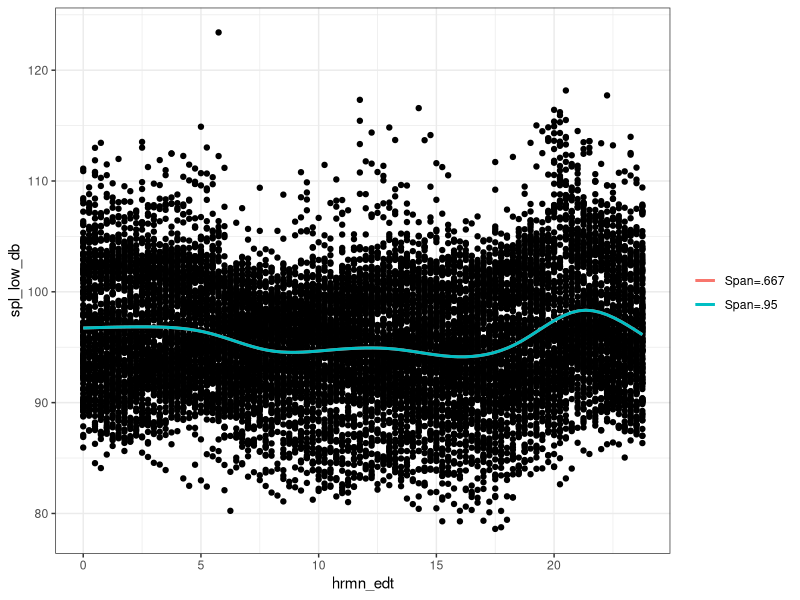
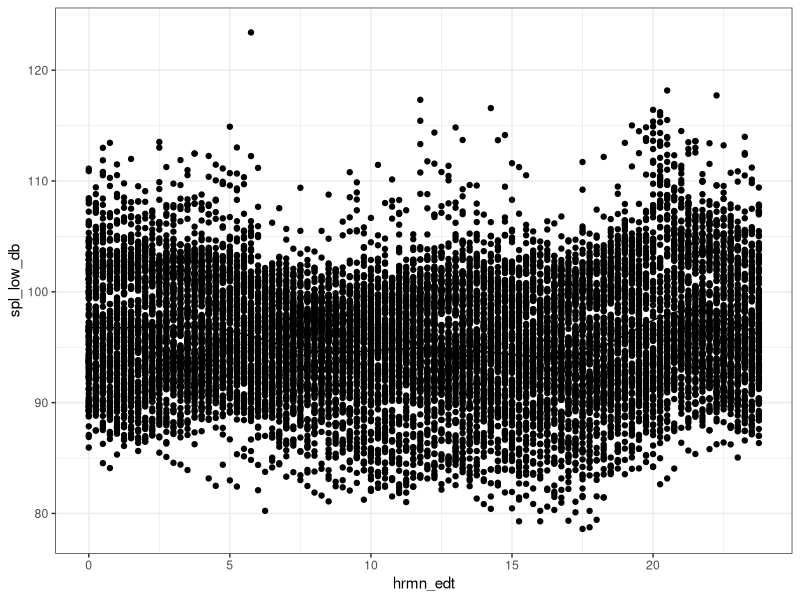
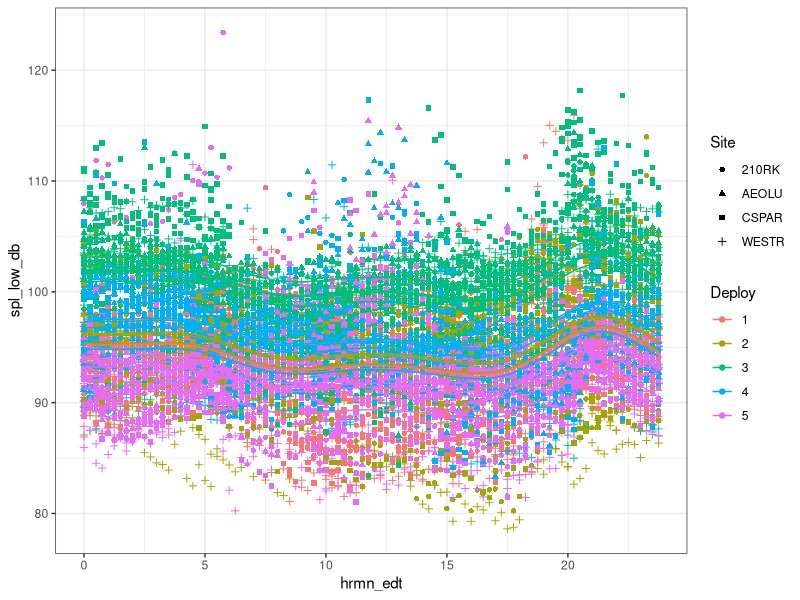
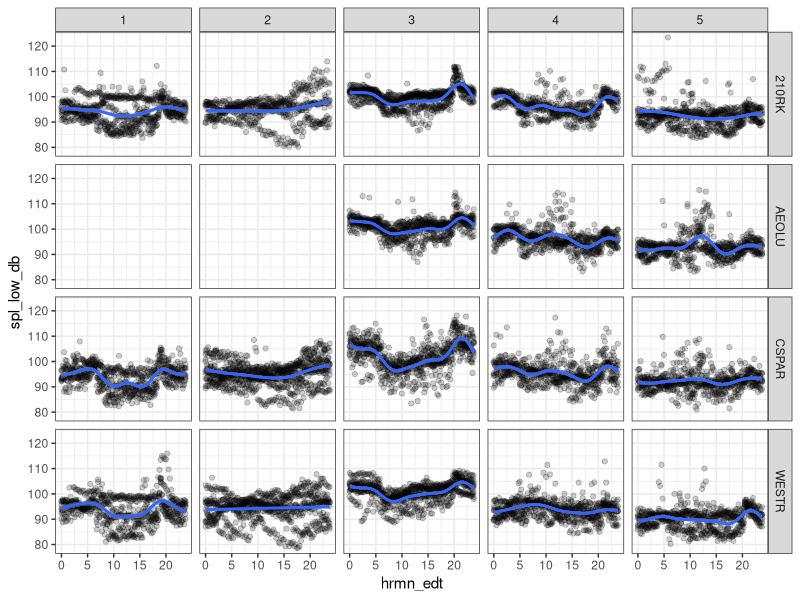
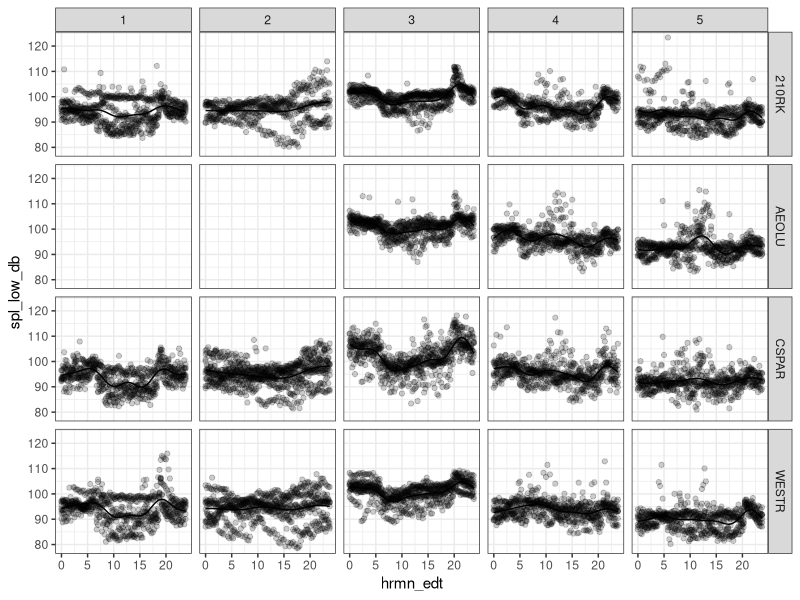
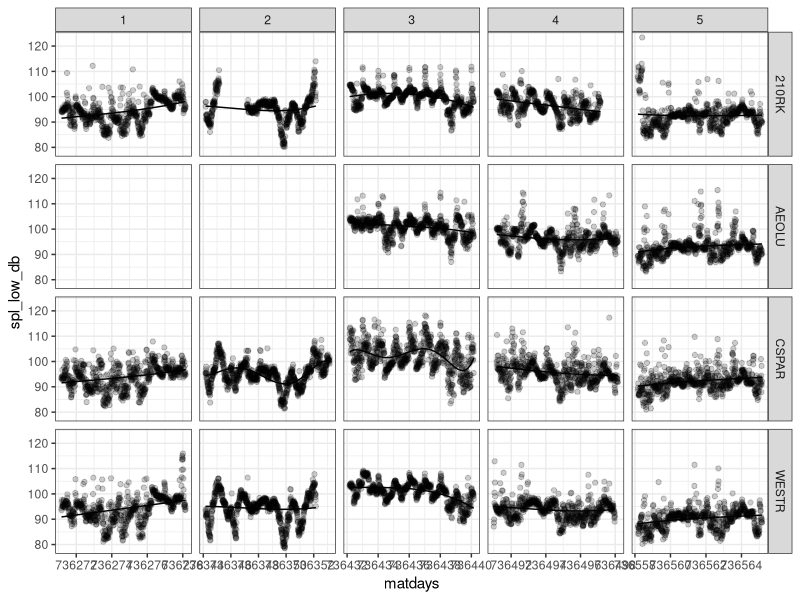
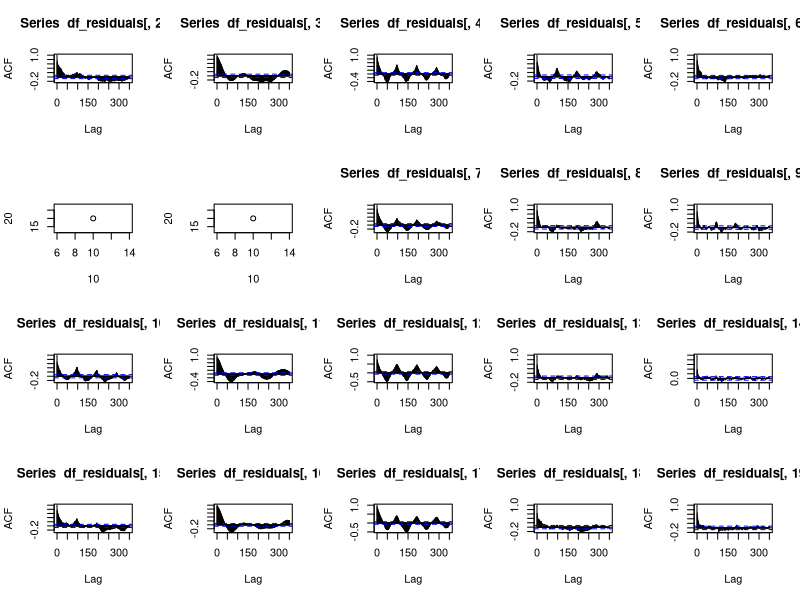
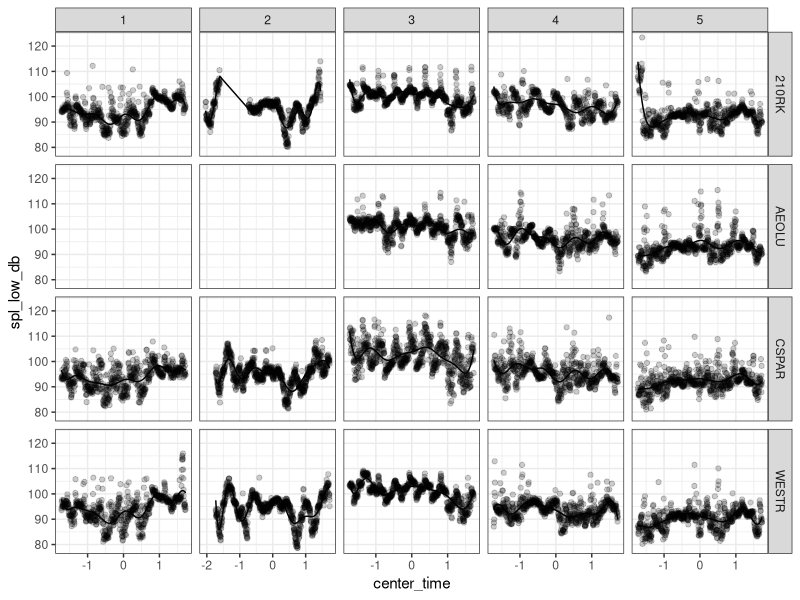

Here is the R script that generated these plots, in order:
## ---- chunk 1
knitr::opts_chunk$set(echo = TRUE)
## ---- chunk 2
setwd('C:/Users/Becca/Desktop/Soundscape_Analysis/Modeling')
library(ggplot2)
library(dplyr)
library(mgcv)
library(nlme)
library(tidyr)
library(circular)
## ---- chunk 3
spl_data = read.csv('SPL_all_data.csv', header = TRUE)
spl_data = mutate(spl_data, Site = case_when(site == 1 ~ "210RK", site == 2 ~ "WESTR",
                                           site == 3 ~ "CSPAR", site == 4 ~ "AEOLU"),
                 Deploy = case_when(month == 11 ~ 1, month == 1 ~ 2, month == 4 ~ 3, 
                                    month == 6 ~ 4, month == 8 ~ 5), 
                 Reef_type = case_when(Site == "210RK" | Site == "WESTR" ~ "Natural",
                                       Site == "CSPAR" | Site == "AEOLU" ~ "Artificial"))
spl_data$id = paste(spl_data$Site,spl_data$Deploy, sep = "_")
spl_data$Deploy = as.factor(spl_data$Deploy)
spl_data$Site = as.factor(spl_data$Site)
spl_data = spl_data %>% group_by(id) %>% mutate(center_time = scale(matdays, center = TRUE))

## ---- chunk 4
theme_set(theme_bw())
SPLdB_plot = ggplot(spl_data, aes(x = hrmn_edt, y = spl_low_db))+ geom_point()

# Plotting with different smoothers
SPLdB_plot+ geom_smooth(aes(color="Span=.667"),se=F)+ geom_smooth(aes(color="Span=.95"),se=F,span=.95)+labs(color="")+
  geom_smooth(aes(color="Span=.667, Robust Fit"),se=F,method.args=list(family="symmetric"))

# Simplest GAM
test_gam1 = gam(spl_low_db ~ s(hrmn_edt), data = spl_data)
SPLdB_plot+ geom_line(aes(y = predict(test_gam1)))

# Simple GAM, but plotting deployment and its interaction with site
test_gam2 = gam(spl_low_db ~ s(hrmn_edt) + Deploy*Site, data = spl_data)
ggplot(spl_data, aes(x = hrmn_edt, y = spl_low_db, color = Deploy, shape = Site))+ geom_point()+
  geom_line(aes(y = predict(test_gam2)))+ labs(color = "Deploy", shape = "Site")
summary(test_gam2)

## ---- chunk 5
# The goal is to describe the daily pattern in SPL and evaluate how it varies across site and season

## Fit gams that vary in their complexity of both smoothing effects and additive effects
spl_gam1 <- gam(spl_low_db ~ s(hrmn_edt)+ Site*Deploy, data=spl_data)
spl_gam2 <- gam(spl_low_db ~ s(hrmn_edt, by = Deploy) + Site*Deploy, data=spl_data)
full_addmod <- gam(spl_low_db ~ s(hrmn_edt, by = interaction(Site,Deploy)) + Site+Deploy, data=spl_data)
full_interactmod <- gam(spl_low_db ~ s(hrmn_edt, by = interaction(Site,Deploy)) + Site*Deploy, data=spl_data)
cont_interactmod <- gam(spl_low_db ~ s(matdays, by = interaction(Site,Deploy)) + Site*Deploy, data=spl_data)
circ_interactmod <- gam(spl_low_db ~ s(sin((2*pi*matdays)/24) + cos((2*pi*matdays)/24), 
                                       by = interaction(Site,Deploy)) + Site*Deploy, data=spl_data)


## Test for differences among nested models.
anova(full_interactmod, full_addmod, test="Chisq")
AIC(full_interactmod, full_addmod)
## ANOVA suggests that we keep the most complicated model
## The p-values are highly suspect given the likely temporal autocorrelation

summary(full_interactmod)
summary(cont_interactmod)
summary(circ_interactmod)


## Using ggplot for quick gam visualization
ggplot(spl_data, aes(x=hrmn_edt, y=spl_low_db))+ 
  geom_point(alpha = .2)+
  geom_smooth(method="gam", formula= y~s(x))+ facet_grid(Site~Deploy)

ggplot(spl_data, aes(x = hrmn_edt, y = spl_low_db))+ geom_point(alpha = .2)+
  geom_line(aes(y = predict(full_interactmod)))+ facet_grid(Site~Deploy)
ggplot(spl_data, aes(x=matdays, y = spl_low_db))+ geom_point(alpha = .2)+
  geom_line(aes(y = predict(cont_interactmod)))+ facet_grid(Site~Deploy, scales = "free_x")

## ---- chunk 6

## Attempting acf on each site/deploy following convo with james
filecount = as.vector(c(1:672,1:576,1:768,1:576,1:672,
                        1:672,1:768,1:768,1:672,1:672,
                        1:672,1:864,1:768,1:672,1:672,
                        1:768,1:672,1:672))
df_residuals = data.frame(filecount = filecount, ID = spl_data$id, residuals = residuals(cont_interactmod)) %>%
  spread(ID,residuals,fill = NA)

#acf_obj = apply(df_residuals[,-1],2,acf, na.action = na.omit)
#df <- data.frame(matrix(unlist(acf_obj), nrow=length(acf_obj), byrow=T))
#test = do.call(rbind,acf_obj)

par(mfrow=c(4,5))
acf(df_residuals[,2], lag.max = 350, na.action = na.omit) # 210 1
acf(df_residuals[,3], lag.max = 350, na.action = na.omit) # 210 2
acf(df_residuals[,4], lag.max = 350, na.action = na.omit) # 210 3 
acf(df_residuals[,5], lag.max = 350, na.action = na.omit) # 210 4
acf(df_residuals[,6], lag.max = 350, na.action = na.omit) # 210 5 
plot(x = 10, y = 20)
plot(x = 10, y = 20)
acf(df_residuals[,7], lag.max = 350, na.action = na.omit) # AEOLU 3
acf(df_residuals[,8], lag.max = 350, na.action = na.omit) # AEOLU 4
acf(df_residuals[,9], lag.max = 350, na.action = na.omit) # AEOLU 5
acf(df_residuals[,10], lag.max = 350, na.action = na.omit) # CSPAR 1
acf(df_residuals[,11], lag.max = 350, na.action = na.omit) # CSPAR 2
acf(df_residuals[,12], lag.max = 350, na.action = na.omit) # CSPAR 3
acf(df_residuals[,13], lag.max = 350, na.action = na.omit) # CSPAR 4
acf(df_residuals[,14], lag.max = 350, na.action = na.omit) # CSPAR 5
acf(df_residuals[,15], lag.max = 350, na.action = na.omit) # WESTR 1
acf(df_residuals[,16], lag.max = 350, na.action = na.omit) # WESTR 2 
acf(df_residuals[,17], lag.max = 350, na.action = na.omit) # WESTR 3
acf(df_residuals[,18], lag.max = 350, na.action = na.omit) # WESTR 4
acf(df_residuals[,19], lag.max = 350, na.action = na.omit) # WESTR 5

## ---- chunk 7
# fit with lme too and look at residuals and subtract off daily cycle

circ_interactmod_centered = gam(spl_low_db ~ s(center_time, by = interaction(Site,Deploy))+ 
                            (sin(2*pi*center_time/24) + cos(2*pi*center_time/24))*id + Site*Deploy, data=spl_data)
summary(circ_interactmod_centered)
ggplot(spl_data, aes(x = center_time, y = spl_low_db))+ geom_point(alpha = .2)+
  geom_line(aes(y = predict(circ_interactmod_centered)))+ facet_grid(Site~Deploy, scales = "free_x")


circ_interactmod <- lm(spl_low_db ~ center_time+ (sin(2*pi*center_time/24) + cos(2*pi*center_time/24))*id,
                       data=spl_data)
summary(circ_interactmod)
plot(circ_interactmod)
